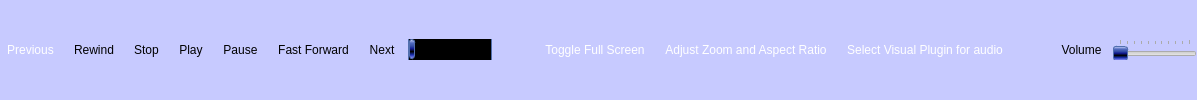
         <widget class="QFrame" name="frameMediaControls">
          <property name="sizePolicy">
           <sizepolicy hsizetype="MinimumExpanding" vsizetype="Fixed">
            <horstretch>0</horstretch>
            <verstretch>0</verstretch>
           </sizepolicy>
          </property>
          <property name="styleSheet">
           <string notr="true">QFrame {
     background-color: rgb(199, 202, 255);
}</string>
          </property>
          <property name="frameShape">
           <enum>QFrame::NoFrame</enum>
          </property>
          <property name="frameShadow">
           <enum>QFrame::Raised</enum>
          </property>
          <layout class="QGridLayout" name="gridLayout_12">
           <property name="margin">
            <number>0</number>
           </property>
           <item row="0" column="0">
            <widget class="QToolButton" name="toolButtonMediaPrevious">
             <property name="toolTip">
              <string>Previous</string>
             </property>
             <property name="styleSheet">
              <string notr="true">color: rgb(255, 255, 255);</string>
             </property>
             <property name="text">
              <string>Previous</string>
             </property>
             <property name="icon">
              <iconset>
               <normaloff>:/Player/Resource/Player Start.png</normaloff>:/Player/Resource/Player Start.png</iconset>
             </property>
             <property name="iconSize">
              <size>
               <width>24</width>
               <height>24</height>
              </size>
             </property>
             <property name="popupMode">
              <enum>QToolButton::InstantPopup</enum>
             </property>
             <property name="autoRaise">
              <bool>true</bool>
             </property>
             <property name="arrowType">
              <enum>Qt::NoArrow</enum>
             </property>
            </widget>
           </item>
           <item row="0" column="1">
            <widget class="QToolButton" name="toolButtonMediaRewind">
             <property name="toolTip">
              <string>Rewind</string>
             </property>
             <property name="styleSheet">
              <string notr="true"/>
             </property>
             <property name="text">
              <string>Rewind</string>
             </property>
             <property name="icon">
              <iconset>
               <normaloff>:/Player/Resource/Player Rew.png</normaloff>:/Player/Resource/Player Rew.png</iconset>
             </property>
             <property name="iconSize">
              <size>
               <width>24</width>
               <height>24</height>
              </size>
             </property>
             <property name="popupMode">
              <enum>QToolButton::InstantPopup</enum>
             </property>
             <property name="autoRaise">
              <bool>true</bool>
             </property>
            </widget>
           </item>
           <item row="0" column="2">
            <widget class="QToolButton" name="toolButtonMediaStop">
             <property name="toolTip">
              <string>Stop</string>
             </property>
             <property name="styleSheet">
              <string notr="true"/>
             </property>
             <property name="text">
              <string>Stop</string>
             </property>
             <property name="icon">
              <iconset>
               <normaloff>:/Player/Resource/Player Stop.png</normaloff>:/Player/Resource/Player Stop.png</iconset>
             </property>
             <property name="iconSize">
              <size>
               <width>24</width>
               <height>24</height>
              </size>
             </property>
             <property name="popupMode">
              <enum>QToolButton::InstantPopup</enum>
             </property>
             <property name="autoRaise">
              <bool>true</bool>
             </property>
            </widget>
           </item>
           <item row="0" column="3">
            <widget class="QToolButton" name="toolButtonMediaPlay">
             <property name="toolTip">
              <string>Play</string>
             </property>
             <property name="styleSheet">
              <string notr="true"/>
             </property>
             <property name="text">
              <string>Play</string>
             </property>
             <property name="icon">
              <iconset>
               <normaloff>:/Player/Resource/Player Play.png</normaloff>:/Player/Resource/Player Play.png</iconset>
             </property>
             <property name="iconSize">
              <size>
               <width>24</width>
               <height>24</height>
              </size>
             </property>
             <property name="popupMode">
              <enum>QToolButton::InstantPopup</enum>
             </property>
             <property name="autoRaise">
              <bool>true</bool>
             </property>
            </widget>
           </item>
           <item row="0" column="4">
            <widget class="QToolButton" name="toolButtonMediaPause">
             <property name="toolTip">
              <string>Pause</string>
             </property>
             <property name="styleSheet">
              <string notr="true"/>
             </property>
             <property name="text">
              <string>Pause</string>
             </property>
             <property name="icon">
              <iconset>
               <normaloff>:/Player/Resource/Player Pause.png</normaloff>:/Player/Resource/Player Pause.png</iconset>
             </property>
             <property name="iconSize">
              <size>
               <width>24</width>
               <height>24</height>
              </size>
             </property>
             <property name="popupMode">
              <enum>QToolButton::InstantPopup</enum>
             </property>
             <property name="autoRaise">
              <bool>true</bool>
             </property>
            </widget>
           </item>
           <item row="0" column="5">
            <widget class="QToolButton" name="toolButtonMediaFastForward">
             <property name="toolTip">
              <string>Fast Forward</string>
             </property>
             <property name="styleSheet">
              <string notr="true"/>
             </property>
             <property name="text">
              <string>Fast Forward</string>
             </property>
             <property name="icon">
              <iconset>
               <normaloff>:/Player/Resource/Player Fwd.png</normaloff>:/Player/Resource/Player Fwd.png</iconset>
             </property>
             <property name="iconSize">
              <size>
               <width>24</width>
               <height>24</height>
              </size>
             </property>
             <property name="popupMode">
              <enum>QToolButton::InstantPopup</enum>
             </property>
             <property name="autoRaise">
              <bool>true</bool>
             </property>
            </widget>
           </item>
           <item row="0" column="6">
            <widget class="QToolButton" name="toolButtonMediaNext">
             <property name="toolTip">
              <string>Next</string>
             </property>
             <property name="styleSheet">
              <string notr="true"/>
             </property>
             <property name="text">
              <string>Next</string>
             </property>
             <property name="icon">
              <iconset>
               <normaloff>:/Player/Resource/Player End.png</normaloff>:/Player/Resource/Player End.png</iconset>
             </property>
             <property name="iconSize">
              <size>
               <width>24</width>
               <height>24</height>
              </size>
             </property>
             <property name="autoRaise">
              <bool>true</bool>
             </property>
            </widget>
           </item>
           <item row="0" column="13">
            <spacer name="horizontalSpacer_7">
             <property name="orientation">
              <enum>Qt::Horizontal</enum>
             </property>
             <property name="sizeType">
              <enum>QSizePolicy::Preferred</enum>
             </property>
             <property name="sizeHint" stdset="0">
              <size>
               <width>40</width>
               <height>20</height>
              </size>
             </property>
            </spacer>
           </item>
           <item row="0" column="15">
            <widget class="QSlider" name="horizontalSliderMediaVolume">
             <property name="sizePolicy">
              <sizepolicy hsizetype="Fixed" vsizetype="Preferred">
               <horstretch>130</horstretch>
               <verstretch>0</verstretch>
              </sizepolicy>
             </property>
             <property name="styleSheet">
              <string notr="true">QSlider::groove:horizontal {
  border-image: url(:/Graphics/Resource/Volume.png)
                0 0 0 0;
  border-top: 0px transparent;
  border-bottom: 0px transparent;
  border-right: 0px transparent;
  border-left: 0px transparent;
     height: 28px; 
     margin: 22px 0;
 }

QSlider::handle:horizontal {
     background: qlineargradient(spread:pad, x1:0.510526, y1:0, x2:0.511, y2:1, stop:0 rgba(206, 215, 255, 255), stop:0.184211 rgba(82, 107, 192, 255), stop:0.342105 rgba(55, 80, 167, 255), stop:0.484211 rgba(17, 26, 148, 255), stop:0.636842 rgba(0, 0, 0, 255), stop:0.8 rgba(24, 46, 171, 255), stop:0.984211 rgba(142, 142, 255, 255));
     border: 1px solid rgb(82, 111, 174);
     border-radius: 3px;
     width: 6px;
     margin: 1px 0; /* handle is placed by default on the contents rect of the groove. Expand outside the groove */
 }</string>
             </property>
             <property name="maximum">
              <number>100</number>
             </property>
             <property name="orientation">
              <enum>Qt::Horizontal</enum>
             </property>
             <property name="tickPosition">
              <enum>QSlider::TicksAbove</enum>
             </property>
            </widget>
           </item>
           <item row="0" column="9">
            <spacer name="horizontalSpacer_10">
             <property name="orientation">
              <enum>Qt::Horizontal</enum>
             </property>
             <property name="sizeType">
              <enum>QSizePolicy::Minimum</enum>
             </property>
             <property name="sizeHint" stdset="0">
              <size>
               <width>40</width>
               <height>20</height>
              </size>
             </property>
            </spacer>
           </item>
           <item row="0" column="10">
            <widget class="QToolButton" name="toolButtonMediaToggleFullScreen">
             <property name="palette">
              <palette>
               <active>
                <colorrole role="WindowText">
                 <brush brushstyle="SolidPattern">
                  <color alpha="255">
                   <red>255</red>
                   <green>255</green>
                   <blue>255</blue>
                  </color>
                 </brush>
                </colorrole>
                <colorrole role="Button">
                 <brush brushstyle="SolidPattern">
                  <color alpha="0">
                   <red>0</red>
                   <green>0</green>
                   <blue>0</blue>
                  </color>
                 </brush>
                </colorrole>
                <colorrole role="Text">
                 <brush brushstyle="SolidPattern">
                  <color alpha="255">
                   <red>255</red>
                   <green>255</green>
                   <blue>255</blue>
                  </color>
                 </brush>
                </colorrole>
                <colorrole role="ButtonText">
                 <brush brushstyle="SolidPattern">
                  <color alpha="255">
                   <red>255</red>
                   <green>255</green>
                   <blue>255</blue>
                  </color>
                 </brush>
                </colorrole>
               </active>
               <inactive>
                <colorrole role="WindowText">
                 <brush brushstyle="SolidPattern">
                  <color alpha="255">
                   <red>255</red>
                   <green>255</green>
                   <blue>255</blue>
                  </color>
                 </brush>
                </colorrole>
                <colorrole role="Button">
                 <brush brushstyle="SolidPattern">
                  <color alpha="0">
                   <red>0</red>
                   <green>0</green>
                   <blue>0</blue>
                  </color>
                 </brush>
                </colorrole>
                <colorrole role="Text">
                 <brush brushstyle="SolidPattern">
                  <color alpha="255">
                   <red>255</red>
                   <green>255</green>
                   <blue>255</blue>
                  </color>
                 </brush>
                </colorrole>
                <colorrole role="ButtonText">
                 <brush brushstyle="SolidPattern">
                  <color alpha="255">
                   <red>255</red>
                   <green>255</green>
                   <blue>255</blue>
                  </color>
                 </brush>
                </colorrole>
               </inactive>
               <disabled>
                <colorrole role="WindowText">
                 <brush brushstyle="SolidPattern">
                  <color alpha="255">
                   <red>255</red>
                   <green>255</green>
                   <blue>255</blue>
                  </color>
                 </brush>
                </colorrole>
                <colorrole role="Button">
                 <brush brushstyle="SolidPattern">
                  <color alpha="0">
                   <red>0</red>
                   <green>0</green>
                   <blue>0</blue>
                  </color>
                 </brush>
                </colorrole>
                <colorrole role="Text">
                 <brush brushstyle="SolidPattern">
                  <color alpha="255">
                   <red>255</red>
                   <green>255</green>
                   <blue>255</blue>
                  </color>
                 </brush>
                </colorrole>
                <colorrole role="ButtonText">
                 <brush brushstyle="SolidPattern">
                  <color alpha="255">
                   <red>255</red>
                   <green>255</green>
                   <blue>255</blue>
                  </color>
                 </brush>
                </colorrole>
               </disabled>
              </palette>
             </property>
             <property name="toolTip">
              <string>Toggle Full Screen</string>
             </property>
             <property name="styleSheet">
              <string notr="true"/>
             </property>
             <property name="text">
              <string>Toggle Full Screen</string>
             </property>
             <property name="icon">
              <iconset>
               <normaloff>:/Player/Resource/Cinema Display blue.png</normaloff>:/Player/Resource/Cinema Display blue.png</iconset>
             </property>
             <property name="iconSize">
              <size>
               <width>24</width>
               <height>24</height>
              </size>
             </property>
             <property name="popupMode">
              <enum>QToolButton::InstantPopup</enum>
             </property>
             <property name="autoRaise">
              <bool>true</bool>
             </property>
            </widget>
           </item>
           <item row="0" column="11">
            <widget class="QToolButton" name="toolButtonMediaZoom">
             <property name="palette">
              <palette>
               <active>
                <colorrole role="WindowText">
                 <brush brushstyle="SolidPattern">
                  <color alpha="255">
                   <red>255</red>
                   <green>255</green>
                   <blue>255</blue>
                  </color>
                 </brush>
                </colorrole>
                <colorrole role="Button">
                 <brush brushstyle="SolidPattern">
                  <color alpha="0">
                   <red>0</red>
                   <green>0</green>
                   <blue>0</blue>
                  </color>
                 </brush>
                </colorrole>
                <colorrole role="Text">
                 <brush brushstyle="SolidPattern">
                  <color alpha="255">
                   <red>255</red>
                   <green>255</green>
                   <blue>255</blue>
                  </color>
                 </brush>
                </colorrole>
                <colorrole role="ButtonText">
                 <brush brushstyle="SolidPattern">
                  <color alpha="255">
                   <red>255</red>
                   <green>255</green>
                   <blue>255</blue>
                  </color>
                 </brush>
                </colorrole>
               </active>
               <inactive>
                <colorrole role="WindowText">
                 <brush brushstyle="SolidPattern">
                  <color alpha="255">
                   <red>255</red>
                   <green>255</green>
                   <blue>255</blue>
                  </color>
                 </brush>
                </colorrole>
                <colorrole role="Button">
                 <brush brushstyle="SolidPattern">
                  <color alpha="0">
                   <red>0</red>
                   <green>0</green>
                   <blue>0</blue>
                  </color>
                 </brush>
                </colorrole>
                <colorrole role="Text">
                 <brush brushstyle="SolidPattern">
                  <color alpha="255">
                   <red>255</red>
                   <green>255</green>
                   <blue>255</blue>
                  </color>
                 </brush>
                </colorrole>
                <colorrole role="ButtonText">
                 <brush brushstyle="SolidPattern">
                  <color alpha="255">
                   <red>255</red>
                   <green>255</green>
                   <blue>255</blue>
                  </color>
                 </brush>
                </colorrole>
               </inactive>
               <disabled>
                <colorrole role="WindowText">
                 <brush brushstyle="SolidPattern">
                  <color alpha="255">
                   <red>255</red>
                   <green>255</green>
                   <blue>255</blue>
                  </color>
                 </brush>
                </colorrole>
                <colorrole role="Button">
                 <brush brushstyle="SolidPattern">
                  <color alpha="0">
                   <red>0</red>
                   <green>0</green>
                   <blue>0</blue>
                  </color>
                 </brush>
                </colorrole>
                <colorrole role="Text">
                 <brush brushstyle="SolidPattern">
                  <color alpha="255">
                   <red>255</red>
                   <green>255</green>
                   <blue>255</blue>
                  </color>
                 </brush>
                </colorrole>
                <colorrole role="ButtonText">
                 <brush brushstyle="SolidPattern">
                  <color alpha="255">
                   <red>255</red>
                   <green>255</green>
                   <blue>255</blue>
                  </color>
                 </brush>
                </colorrole>
               </disabled>
              </palette>
             </property>
             <property name="toolTip">
              <string>Adjust Zoom and Aspect Ratio</string>
             </property>
             <property name="styleSheet">
              <string notr="true"/>
             </property>
             <property name="text">
              <string>Adjust Zoom and Aspect Ratio</string>
             </property>
             <property name="icon">
              <iconset>
               <normaloff>:/Player/Resource/View Full Size.png</normaloff>:/Player/Resource/View Full Size.png</iconset>
             </property>
             <property name="iconSize">
              <size>
               <width>24</width>
               <height>24</height>
              </size>
             </property>
             <property name="popupMode">
              <enum>QToolButton::InstantPopup</enum>
             </property>
             <property name="autoRaise">
              <bool>true</bool>
             </property>
            </widget>
           </item>
           <item row="0" column="8">
            <widget class="QSlider" name="horizontalSliderMediaSeek">
             <property name="sizePolicy">
              <sizepolicy hsizetype="MinimumExpanding" vsizetype="Preferred">
               <horstretch>0</horstretch>
               <verstretch>0</verstretch>
              </sizepolicy>
             </property>
             <property name="maximumSize">
              <size>
               <width>16777215</width>
               <height>16777215</height>
              </size>
             </property>
             <property name="styleSheet">
              <string notr="true">QSlider::groove:horizontal {
     border: 1px solid rgb(82, 111, 174);
     height: 22px; 
     background: black;
     margin: 10px 0;
 }

QSlider::handle:horizontal {
     background: qlineargradient(spread:pad, x1:0.510526, y1:0, x2:0.511, y2:1, stop:0 rgba(206, 215, 255, 255), stop:0.184211 rgba(82, 107, 192, 255), stop:0.342105 rgba(55, 80, 167, 255), stop:0.484211 rgba(17, 26, 148, 255), stop:0.636842 rgba(0, 0, 0, 255), stop:0.8 rgba(24, 46, 171, 255), stop:0.984211 rgba(142, 142, 255, 255));
     border: 1px solid rgb(82, 111, 174);
     border-radius: 3px;
     width: 4px;
     margin: 1px 0; /* handle is placed by default on the contents rect of the groove. Expand outside the groove */
 }</string>
             </property>
             <property name="orientation">
              <enum>Qt::Horizontal</enum>
             </property>
             <property name="invertedAppearance">
              <bool>false</bool>
             </property>
             <property name="invertedControls">
              <bool>false</bool>
             </property>
            </widget>
           </item>
           <item row="0" column="12">
            <widget class="QToolButton" name="toolButtonMediaPlugins">
             <property name="palette">
              <palette>
               <active>
                <colorrole role="WindowText">
                 <brush brushstyle="SolidPattern">
                  <color alpha="255">
                   <red>255</red>
                   <green>255</green>
                   <blue>255</blue>
                  </color>
                 </brush>
                </colorrole>
                <colorrole role="Button">
                 <brush brushstyle="SolidPattern">
                  <color alpha="0">
                   <red>0</red>
                   <green>0</green>
                   <blue>0</blue>
                  </color>
                 </brush>
                </colorrole>
                <colorrole role="Text">
                 <brush brushstyle="SolidPattern">
                  <color alpha="255">
                   <red>255</red>
                   <green>255</green>
                   <blue>255</blue>
                  </color>
                 </brush>
                </colorrole>
                <colorrole role="ButtonText">
                 <brush brushstyle="SolidPattern">
                  <color alpha="255">
                   <red>255</red>
                   <green>255</green>
                   <blue>255</blue>
                  </color>
                 </brush>
                </colorrole>
               </active>
               <inactive>
                <colorrole role="WindowText">
                 <brush brushstyle="SolidPattern">
                  <color alpha="255">
                   <red>255</red>
                   <green>255</green>
                   <blue>255</blue>
                  </color>
                 </brush>
                </colorrole>
                <colorrole role="Button">
                 <brush brushstyle="SolidPattern">
                  <color alpha="0">
                   <red>0</red>
                   <green>0</green>
                   <blue>0</blue>
                  </color>
                 </brush>
                </colorrole>
                <colorrole role="Text">
                 <brush brushstyle="SolidPattern">
                  <color alpha="255">
                   <red>255</red>
                   <green>255</green>
                   <blue>255</blue>
                  </color>
                 </brush>
                </colorrole>
                <colorrole role="ButtonText">
                 <brush brushstyle="SolidPattern">
                  <color alpha="255">
                   <red>255</red>
                   <green>255</green>
                   <blue>255</blue>
                  </color>
                 </brush>
                </colorrole>
               </inactive>
               <disabled>
                <colorrole role="WindowText">
                 <brush brushstyle="SolidPattern">
                  <color alpha="255">
                   <red>255</red>
                   <green>255</green>
                   <blue>255</blue>
                  </color>
                 </brush>
                </colorrole>
                <colorrole role="Button">
                 <brush brushstyle="SolidPattern">
                  <color alpha="0">
                   <red>0</red>
                   <green>0</green>
                   <blue>0</blue>
                  </color>
                 </brush>
                </colorrole>
                <colorrole role="Text">
                 <brush brushstyle="SolidPattern">
                  <color alpha="255">
                   <red>255</red>
                   <green>255</green>
                   <blue>255</blue>
                  </color>
                 </brush>
                </colorrole>
                <colorrole role="ButtonText">
                 <brush brushstyle="SolidPattern">
                  <color alpha="255">
                   <red>255</red>
                   <green>255</green>
                   <blue>255</blue>
                  </color>
                 </brush>
                </colorrole>
               </disabled>
              </palette>
             </property>
             <property name="toolTip">
              <string>Select Visual Plugin for audio</string>
             </property>
             <property name="styleSheet">
              <string notr="true"/>
             </property>
             <property name="text">
              <string>Select Visual Plugin for audio</string>
             </property>
             <property name="icon">
              <iconset>
               <normaloff>:/Player/Resource/Plugins.png</normaloff>:/Player/Resource/Plugins.png</iconset>
             </property>
             <property name="iconSize">
              <size>
               <width>24</width>
               <height>24</height>
              </size>
             </property>
             <property name="popupMode">
              <enum>QToolButton::InstantPopup</enum>
             </property>
             <property name="autoRaise">
              <bool>true</bool>
             </property>
            </widget>
           </item>
           <item row="0" column="14">
            <widget class="QToolButton" name="toolButtonMediaVolumeMute">
             <property name="styleSheet">
              <string notr="true">QToolButton {
    border: 1px solid transparent;
    background-color: transparent;
}

 QToolButton:pressed {
     background-color: qlineargradient(x1: 0, y1: 0, x2: 0, y2: 1,
                                       stop: 0 #dadbde, stop: 1 #f6f7fa);
 }

QToolButton:checked {
     border: 1px solid transparent;
     background-color: transparent;
}

 QToolButton:hover {
     border: 1px solid rgb(78, 96, 255);
     background-color: qlineargradient(x1: 0, y1: 0, x2: 0, y2: 1,
                                       stop: 0 #dadbde, stop: 1 #f6f7fa);
 }

</string>
             </property>
             <property name="text">
              <string>Volume</string>
             </property>
             <property name="icon">
              <iconset>
               <normaloff>:/Icons/Resource/Speaker.png</normaloff>:/Icons/Resource/Speaker.png</iconset>
             </property>
             <property name="iconSize">
              <size>
               <width>24</width>
               <height>24</height>
              </size>
             </property>
             <property name="checkable">
              <bool>true</bool>
             </property>
             <property name="checked">
              <bool>false</bool>
             </property>
            </widget>
           </item>
          </layout>
         </widget>
